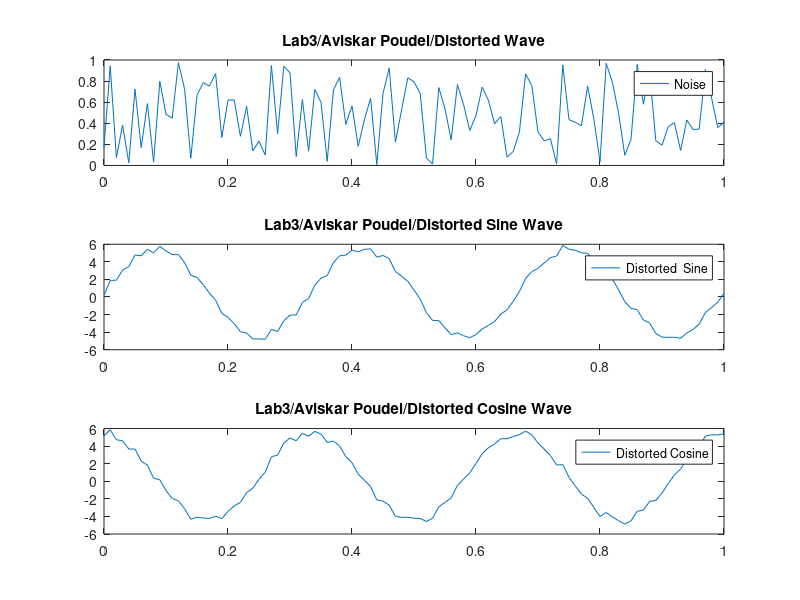

This figure's MATLAB source:
a = 5;
f = 3;
t = 0:0.01:1;
y = a*sin(2*pi*f*t);
s = a*cos(2*pi*f*t);
x = rand(1, length(t));
z1 = x + y;
z2 = x + s;
subplot(3,1,1)
plot(t,x)
legend('Noise')
title('Lab3/Aviskar Poudel/Distorted Wave')



subplot(3,1,2)
plot(t, z1)
legend('Distorted  Sine')
title('Lab3/Aviskar Poudel/Distorted Sine Wave')


subplot(3,1,3)
plot(t,z2)
legend('Distorted Cosine')
title('Lab3/Aviskar Poudel/Distorted Cosine Wave')
